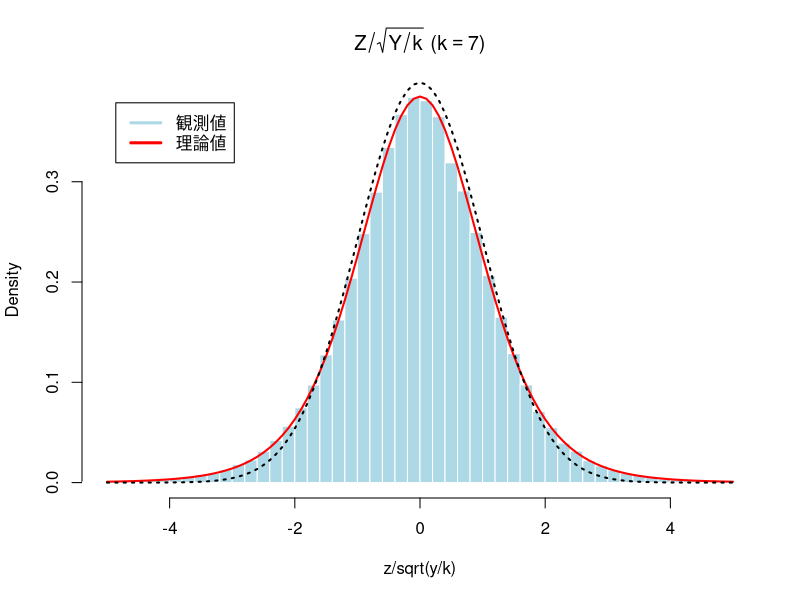

Reproduce this figure in R.
### 正規分布とカイ二乗分布を利用してt分布を生成
set.seed(11111) # 乱数の初期値の設定
n <- 10^5
k <- 7
y <- rchisq(n, df=k) # 自由度7のカイ2乗分布に従う乱数
z <- rnorm(n) # 標準正規乱数
if(Sys.info()["sysname"]=="Darwin") { # MacOSの場合
    par(family="HiraginoSans-W4")}    # 日本語フォント
hist(z/sqrt(y/k), freq=FALSE, # ヒストグラム(密度表示)
     xlim=c(-5,5), breaks=100, # ビンの数を指定
     border="white", col="lightblue", 
     main=bquote(paste(Z/sqrt(Y/k)," (" ,k==.(k),")"))) 
## bquoteは文字列・数式・Rオブジェクトを組み合わせた
## 文字列の作成が可能．".()" で数式とRオブジェクトを区別
curve(dt(x, df=k), # 理論上の確率密度関数
      add=TRUE, col="red", lwd=2) 
curve(dnorm, # 標準正規分布の密度(比較)
      add=TRUE, lwd=2, lty="dotted")    
legend("topleft", inset=.05, # 凡例を作成
       legend=c("観測値", "理論値"), 
       col=c("lightblue", "red"), lwd=3) 
